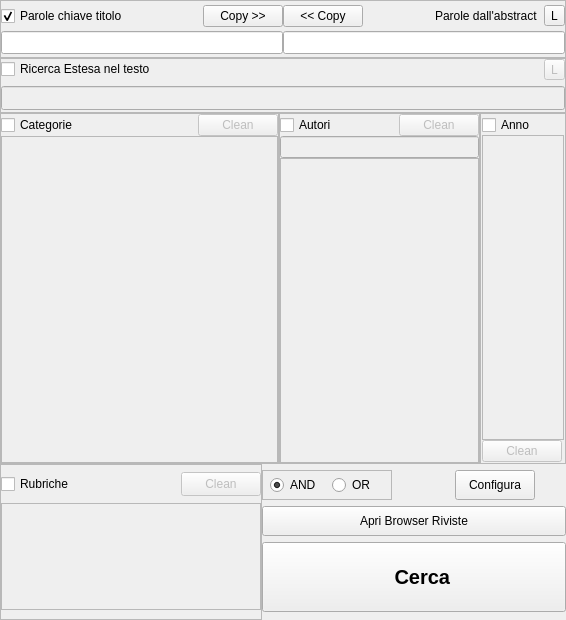
         <widget class="QFrame" name="frameRicerca">
          <property name="minimumSize">
           <size>
            <width>566</width>
            <height>0</height>
           </size>
          </property>
          <property name="frameShape">
           <enum>QFrame::NoFrame</enum>
          </property>
          <property name="frameShadow">
           <enum>QFrame::Plain</enum>
          </property>
          <property name="lineWidth">
           <number>0</number>
          </property>
          <layout class="QVBoxLayout" name="verticalLayout_2">
           <property name="spacing">
            <number>0</number>
           </property>
           <property name="margin">
            <number>0</number>
           </property>
           <item>
            <widget class="QFrame" name="frameParoleChiave">
             <property name="minimumSize">
              <size>
               <width>566</width>
               <height>58</height>
              </size>
             </property>
             <property name="maximumSize">
              <size>
               <width>566</width>
               <height>70</height>
              </size>
             </property>
             <property name="mouseTracking">
              <bool>true</bool>
             </property>
             <property name="focusPolicy">
              <enum>Qt::NoFocus</enum>
             </property>
             <property name="acceptDrops">
              <bool>true</bool>
             </property>
             <property name="frameShape">
              <enum>QFrame::StyledPanel</enum>
             </property>
             <property name="frameShadow">
              <enum>QFrame::Sunken</enum>
             </property>
             <layout class="QGridLayout" name="gridLayout_2">
              <property name="margin">
               <number>0</number>
              </property>
              <property name="spacing">
               <number>0</number>
              </property>
              <item row="2" column="0">
               <widget class="QLineEdit" name="ParoleChiave">
                <property name="sizePolicy">
                 <sizepolicy hsizetype="Expanding" vsizetype="Fixed">
                  <horstretch>0</horstretch>
                  <verstretch>0</verstretch>
                 </sizepolicy>
                </property>
                <property name="minimumSize">
                 <size>
                  <width>251</width>
                  <height>23</height>
                 </size>
                </property>
                <property name="maximumSize">
                 <size>
                  <width>16777215</width>
                  <height>16777215</height>
                 </size>
                </property>
               </widget>
              </item>
              <item row="2" column="1">
               <widget class="QLineEdit" name="ParoleChiaveAbstract">
                <property name="sizePolicy">
                 <sizepolicy hsizetype="Expanding" vsizetype="Fixed">
                  <horstretch>0</horstretch>
                  <verstretch>255</verstretch>
                 </sizepolicy>
                </property>
                <property name="minimumSize">
                 <size>
                  <width>251</width>
                  <height>23</height>
                 </size>
                </property>
                <property name="maximumSize">
                 <size>
                  <width>1000</width>
                  <height>16777215</height>
                 </size>
                </property>
               </widget>
              </item>
              <item row="0" column="0">
               <layout class="QHBoxLayout" name="horizontalLayout_4">
                <item>
                 <widget class="QCheckBox" name="Select_ParoleChiave">
                  <property name="sizePolicy">
                   <sizepolicy hsizetype="Minimum" vsizetype="Preferred">
                    <horstretch>0</horstretch>
                    <verstretch>0</verstretch>
                   </sizepolicy>
                  </property>
                  <property name="minimumSize">
                   <size>
                    <width>153</width>
                    <height>24</height>
                   </size>
                  </property>
                  <property name="maximumSize">
                   <size>
                    <width>180</width>
                    <height>16777215</height>
                   </size>
                  </property>
                  <property name="text">
                   <string>Parole chiave titolo</string>
                  </property>
                  <property name="checked">
                   <bool>true</bool>
                  </property>
                 </widget>
                </item>
                <item>
                 <spacer name="horizontalSpacer_12">
                  <property name="orientation">
                   <enum>Qt::Horizontal</enum>
                  </property>
                  <property name="sizeHint" stdset="0">
                   <size>
                    <width>40</width>
                    <height>20</height>
                   </size>
                  </property>
                 </spacer>
                </item>
                <item>
                 <widget class="QPushButton" name="CopiaADestra">
                  <property name="minimumSize">
                   <size>
                    <width>80</width>
                    <height>20</height>
                   </size>
                  </property>
                  <property name="maximumSize">
                   <size>
                    <width>80</width>
                    <height>16777215</height>
                   </size>
                  </property>
                  <property name="text">
                   <string>Copy &gt;&gt;</string>
                  </property>
                 </widget>
                </item>
               </layout>
              </item>
              <item row="0" column="1">
               <layout class="QHBoxLayout" name="horizontalLayout_5">
                <item>
                 <widget class="QPushButton" name="CopiaASinistra">
                  <property name="minimumSize">
                   <size>
                    <width>80</width>
                    <height>20</height>
                   </size>
                  </property>
                  <property name="maximumSize">
                   <size>
                    <width>80</width>
                    <height>16777215</height>
                   </size>
                  </property>
                  <property name="text">
                   <string>&lt;&lt; Copy</string>
                  </property>
                 </widget>
                </item>
                <item>
                 <spacer name="horizontalSpacer_9">
                  <property name="orientation">
                   <enum>Qt::Horizontal</enum>
                  </property>
                  <property name="sizeHint" stdset="0">
                   <size>
                    <width>40</width>
                    <height>20</height>
                   </size>
                  </property>
                 </spacer>
                </item>
                <item>
                 <widget class="QLabel" name="label_5">
                  <property name="minimumSize">
                   <size>
                    <width>0</width>
                    <height>24</height>
                   </size>
                  </property>
                  <property name="maximumSize">
                   <size>
                    <width>180</width>
                    <height>16777215</height>
                   </size>
                  </property>
                  <property name="text">
                   <string>Parole dall'abstract  </string>
                  </property>
                 </widget>
                </item>
                <item>
                 <widget class="QToolButton" name="SelectLogicalTitolo">
                  <property name="text">
                   <string>L</string>
                  </property>
                 </widget>
                </item>
               </layout>
              </item>
             </layout>
            </widget>
           </item>
           <item>
            <widget class="QFrame" name="FrameRicercaEstesa">
             <property name="enabled">
              <bool>true</bool>
             </property>
             <property name="minimumSize">
              <size>
               <width>566</width>
               <height>55</height>
              </size>
             </property>
             <property name="maximumSize">
              <size>
               <width>566</width>
               <height>56</height>
              </size>
             </property>
             <property name="frameShape">
              <enum>QFrame::StyledPanel</enum>
             </property>
             <property name="frameShadow">
              <enum>QFrame::Raised</enum>
             </property>
             <property name="lineWidth">
              <number>1</number>
             </property>
             <layout class="QGridLayout" name="gridLayout_3">
              <property name="margin">
               <number>0</number>
              </property>
              <item row="0" column="0">
               <widget class="QCheckBox" name="Select_RicercaTesto">
                <property name="minimumSize">
                 <size>
                  <width>24</width>
                  <height>0</height>
                 </size>
                </property>
                <property name="text">
                 <string>Ricerca Estesa nel testo</string>
                </property>
               </widget>
              </item>
              <item row="1" column="0" colspan="2">
               <widget class="QLineEdit" name="ParoleChiaveTesto">
                <property name="enabled">
                 <bool>false</bool>
                </property>
                <property name="minimumSize">
                 <size>
                  <width>0</width>
                  <height>24</height>
                 </size>
                </property>
               </widget>
              </item>
              <item row="0" column="1">
               <widget class="QToolButton" name="SelectLogical">
                <property name="enabled">
                 <bool>false</bool>
                </property>
                <property name="text">
                 <string>L</string>
                </property>
               </widget>
              </item>
             </layout>
            </widget>
           </item>
           <item>
            <widget class="QFrame" name="frame_2">
             <property name="minimumSize">
              <size>
               <width>566</width>
               <height>351</height>
              </size>
             </property>
             <property name="maximumSize">
              <size>
               <width>566</width>
               <height>16777215</height>
              </size>
             </property>
             <property name="frameShape">
              <enum>QFrame::NoFrame</enum>
             </property>
             <property name="frameShadow">
              <enum>QFrame::Plain</enum>
             </property>
             <property name="lineWidth">
              <number>0</number>
             </property>
             <layout class="QHBoxLayout" name="horizontalLayout">
              <property name="spacing">
               <number>0</number>
              </property>
              <property name="margin">
               <number>0</number>
              </property>
              <item>
               <widget class="QFrame" name="frameCategoria">
                <property name="minimumSize">
                 <size>
                  <width>250</width>
                  <height>341</height>
                 </size>
                </property>
                <property name="maximumSize">
                 <size>
                  <width>16777215</width>
                  <height>16777215</height>
                 </size>
                </property>
                <property name="frameShape">
                 <enum>QFrame::StyledPanel</enum>
                </property>
                <property name="frameShadow">
                 <enum>QFrame::Raised</enum>
                </property>
                <layout class="QGridLayout" name="gridLayout_6">
                 <property name="margin">
                  <number>0</number>
                 </property>
                 <property name="spacing">
                  <number>0</number>
                 </property>
                 <item row="0" column="0">
                  <widget class="QCheckBox" name="Select_RicercaCategoria">
                   <property name="text">
                    <string>Categorie</string>
                   </property>
                  </widget>
                 </item>
                 <item row="0" column="2">
                  <widget class="QPushButton" name="CleanCategorie">
                   <property name="enabled">
                    <bool>false</bool>
                   </property>
                   <property name="text">
                    <string>Clean</string>
                   </property>
                  </widget>
                 </item>
                 <item row="0" column="1">
                  <spacer name="horizontalSpacer">
                   <property name="orientation">
                    <enum>Qt::Horizontal</enum>
                   </property>
                   <property name="sizeHint" stdset="0">
                    <size>
                     <width>40</width>
                     <height>20</height>
                    </size>
                   </property>
                  </spacer>
                 </item>
                 <item row="1" column="0" colspan="3">
                  <widget class="QListWidget" name="ListaCategorie">
                   <property name="enabled">
                    <bool>false</bool>
                   </property>
                   <property name="minimumSize">
                    <size>
                     <width>200</width>
                     <height>300</height>
                    </size>
                   </property>
                   <property name="maximumSize">
                    <size>
                     <width>16777215</width>
                     <height>1000000</height>
                    </size>
                   </property>
                   <property name="selectionMode">
                    <enum>QAbstractItemView::MultiSelection</enum>
                   </property>
                   <property name="selectionRectVisible">
                    <bool>true</bool>
                   </property>
                  </widget>
                 </item>
                </layout>
               </widget>
              </item>
              <item>
               <widget class="QFrame" name="FrameAutori">
                <property name="enabled">
                 <bool>true</bool>
                </property>
                <property name="minimumSize">
                 <size>
                  <width>201</width>
                  <height>341</height>
                 </size>
                </property>
                <property name="maximumSize">
                 <size>
                  <width>201</width>
                  <height>16777215</height>
                 </size>
                </property>
                <property name="frameShape">
                 <enum>QFrame::StyledPanel</enum>
                </property>
                <property name="frameShadow">
                 <enum>QFrame::Raised</enum>
                </property>
                <layout class="QGridLayout" name="gridLayout_12">
                 <property name="margin">
                  <number>0</number>
                 </property>
                 <property name="spacing">
                  <number>0</number>
                 </property>
                 <item row="0" column="0">
                  <widget class="QCheckBox" name="Select_ListaAutori">
                   <property name="text">
                    <string>Autori</string>
                   </property>
                  </widget>
                 </item>
                 <item row="1" column="0" colspan="3">
                  <widget class="QLineEdit" name="FiltroAutori">
                   <property name="enabled">
                    <bool>false</bool>
                   </property>
                  </widget>
                 </item>
                 <item row="0" column="1">
                  <spacer name="horizontalSpacer_2">
                   <property name="orientation">
                    <enum>Qt::Horizontal</enum>
                   </property>
                   <property name="sizeHint" stdset="0">
                    <size>
                     <width>40</width>
                     <height>20</height>
                    </size>
                   </property>
                  </spacer>
                 </item>
                 <item row="2" column="0" colspan="3">
                  <widget class="QListWidget" name="ListaAutori">
                   <property name="enabled">
                    <bool>false</bool>
                   </property>
                   <property name="selectionMode">
                    <enum>QAbstractItemView::MultiSelection</enum>
                   </property>
                  </widget>
                 </item>
                 <item row="0" column="2">
                  <widget class="QPushButton" name="CleanAutori">
                   <property name="enabled">
                    <bool>false</bool>
                   </property>
                   <property name="text">
                    <string>Clean</string>
                   </property>
                  </widget>
                 </item>
                </layout>
               </widget>
              </item>
              <item>
               <widget class="QFrame" name="FrameAnno">
                <property name="enabled">
                 <bool>true</bool>
                </property>
                <property name="minimumSize">
                 <size>
                  <width>81</width>
                  <height>341</height>
                 </size>
                </property>
                <property name="maximumSize">
                 <size>
                  <width>86</width>
                  <height>16777215</height>
                 </size>
                </property>
                <property name="frameShape">
                 <enum>QFrame::StyledPanel</enum>
                </property>
                <property name="frameShadow">
                 <enum>QFrame::Raised</enum>
                </property>
                <layout class="QGridLayout" name="gridLayout_11">
                 <property name="horizontalSpacing">
                  <number>1</number>
                 </property>
                 <property name="verticalSpacing">
                  <number>0</number>
                 </property>
                 <property name="margin">
                  <number>1</number>
                 </property>
                 <item row="3" column="0" colspan="2">
                  <widget class="QListWidget" name="ListaAnni">
                   <property name="enabled">
                    <bool>false</bool>
                   </property>
                   <property name="font">
                    <font>
                     <pointsize>9</pointsize>
                    </font>
                   </property>
                   <property name="alternatingRowColors">
                    <bool>false</bool>
                   </property>
                   <property name="selectionMode">
                    <enum>QAbstractItemView::MultiSelection</enum>
                   </property>
                  </widget>
                 </item>
                 <item row="1" column="0">
                  <widget class="QCheckBox" name="Select_Anno">
                   <property name="enabled">
                    <bool>true</bool>
                   </property>
                   <property name="text">
                    <string>Anno</string>
                   </property>
                  </widget>
                 </item>
                 <item row="3" column="2">
                  <spacer name="horizontalSpacer_8">
                   <property name="orientation">
                    <enum>Qt::Horizontal</enum>
                   </property>
                   <property name="sizeHint" stdset="0">
                    <size>
                     <width>40</width>
                     <height>20</height>
                    </size>
                   </property>
                  </spacer>
                 </item>
                 <item row="4" column="0">
                  <widget class="QPushButton" name="CleanAnni">
                   <property name="enabled">
                    <bool>false</bool>
                   </property>
                   <property name="text">
                    <string>Clean</string>
                   </property>
                  </widget>
                 </item>
                </layout>
               </widget>
              </item>
             </layout>
            </widget>
           </item>
           <item>
            <widget class="QFrame" name="frame_3">
             <property name="minimumSize">
              <size>
               <width>566</width>
               <height>156</height>
              </size>
             </property>
             <property name="maximumSize">
              <size>
               <width>566</width>
               <height>156</height>
              </size>
             </property>
             <property name="frameShape">
              <enum>QFrame::NoFrame</enum>
             </property>
             <property name="frameShadow">
              <enum>QFrame::Plain</enum>
             </property>
             <layout class="QHBoxLayout" name="horizontalLayout_2">
              <property name="spacing">
               <number>0</number>
              </property>
              <property name="sizeConstraint">
               <enum>QLayout::SetNoConstraint</enum>
              </property>
              <property name="margin">
               <number>0</number>
              </property>
              <item>
               <widget class="QFrame" name="FrameRubriche">
                <property name="minimumSize">
                 <size>
                  <width>160</width>
                  <height>137</height>
                 </size>
                </property>
                <property name="maximumSize">
                 <size>
                  <width>262</width>
                  <height>16777215</height>
                 </size>
                </property>
                <property name="frameShape">
                 <enum>QFrame::StyledPanel</enum>
                </property>
                <property name="frameShadow">
                 <enum>QFrame::Raised</enum>
                </property>
                <layout class="QGridLayout" name="gridLayout_8">
                 <property name="margin">
                  <number>0</number>
                 </property>
                 <property name="spacing">
                  <number>0</number>
                 </property>
                 <item row="0" column="0">
                  <widget class="QCheckBox" name="Select_Rubriche">
                   <property name="maximumSize">
                    <size>
                     <width>16777215</width>
                     <height>24</height>
                    </size>
                   </property>
                   <property name="text">
                    <string>Rubriche</string>
                   </property>
                  </widget>
                 </item>
                 <item row="0" column="3">
                  <widget class="QPushButton" name="CleanRubriche">
                   <property name="enabled">
                    <bool>false</bool>
                   </property>
                   <property name="maximumSize">
                    <size>
                     <width>16777215</width>
                     <height>24</height>
                    </size>
                   </property>
                   <property name="text">
                    <string>Clean</string>
                   </property>
                  </widget>
                 </item>
                 <item row="1" column="0" colspan="4">
                  <widget class="QListWidget" name="ListaRubriche">
                   <property name="enabled">
                    <bool>false</bool>
                   </property>
                   <property name="minimumSize">
                    <size>
                     <width>0</width>
                     <height>97</height>
                    </size>
                   </property>
                   <property name="maximumSize">
                    <size>
                     <width>1000</width>
                     <height>107</height>
                    </size>
                   </property>
                   <property name="selectionMode">
                    <enum>QAbstractItemView::MultiSelection</enum>
                   </property>
                  </widget>
                 </item>
                 <item row="0" column="1">
                  <spacer name="horizontalSpacer_4">
                   <property name="orientation">
                    <enum>Qt::Horizontal</enum>
                   </property>
                   <property name="sizeHint" stdset="0">
                    <size>
                     <width>40</width>
                     <height>20</height>
                    </size>
                   </property>
                  </spacer>
                 </item>
                </layout>
               </widget>
              </item>
              <item>
               <widget class="QFrame" name="frame_4">
                <property name="minimumSize">
                 <size>
                  <width>260</width>
                  <height>137</height>
                 </size>
                </property>
                <property name="frameShape">
                 <enum>QFrame::NoFrame</enum>
                </property>
                <property name="frameShadow">
                 <enum>QFrame::Raised</enum>
                </property>
                <layout class="QGridLayout" name="gridLayout_7">
                 <property name="margin">
                  <number>0</number>
                 </property>
                 <property name="spacing">
                  <number>0</number>
                 </property>
                 <item row="2" column="0">
                  <widget class="QFrame" name="AND_OR_Frame">
                   <property name="enabled">
                    <bool>true</bool>
                   </property>
                   <property name="minimumSize">
                    <size>
                     <width>130</width>
                     <height>30</height>
                    </size>
                   </property>
                   <property name="maximumSize">
                    <size>
                     <width>16777215</width>
                     <height>50</height>
                    </size>
                   </property>
                   <property name="toolTip">
                    <string>&lt;!DOCTYPE HTML PUBLIC &quot;-//W3C//DTD HTML 4.0//EN&quot; &quot;http://www.w3.org/TR/REC-html40/strict.dtd&quot;&gt;
&lt;html&gt;&lt;head&gt;&lt;meta name=&quot;qrichtext&quot; content=&quot;1&quot; /&gt;&lt;style type=&quot;text/css&quot;&gt;
p, li { white-space: pre-wrap; }
&lt;/style&gt;&lt;/head&gt;&lt;body style=&quot; font-family:'Sans Serif'; font-size:9pt; font-weight:400; font-style:normal;&quot;&gt;
&lt;p style=&quot; margin-top:0px; margin-bottom:0px; margin-left:0px; margin-right:0px; -qt-block-indent:0; text-indent:0px;&quot;&gt;Selezione&lt;/p&gt;
&lt;p style=&quot;-qt-paragraph-type:empty; margin-top:0px; margin-bottom:0px; margin-left:0px; margin-right:0px; -qt-block-indent:0; text-indent:0px;&quot;&gt;&lt;/p&gt;
&lt;p style=&quot; margin-top:0px; margin-bottom:0px; margin-left:0px; margin-right:0px; -qt-block-indent:0; text-indent:0px;&quot;&gt;&lt;span style=&quot; font-weight:600;&quot;&gt;AND&lt;/span&gt; [&lt;span style=&quot; text-decoration: underline;&quot;&gt;consigliato&lt;/span&gt;]: tutte le condizioni di ricerca devono essere soddisfatte.&lt;/p&gt;
&lt;p style=&quot;-qt-paragraph-type:empty; margin-top:0px; margin-bottom:0px; margin-left:0px; margin-right:0px; -qt-block-indent:0; text-indent:0px;&quot;&gt;&lt;/p&gt;
&lt;p style=&quot; margin-top:0px; margin-bottom:0px; margin-left:0px; margin-right:0px; -qt-block-indent:0; text-indent:0px;&quot;&gt;&lt;span style=&quot; font-weight:600;&quot;&gt;OR&lt;/span&gt;: almeno una delle condizioni di ricerca deve essere soddisfatta.&lt;/p&gt;&lt;/body&gt;&lt;/html&gt;</string>
                   </property>
                   <property name="frameShape">
                    <enum>QFrame::StyledPanel</enum>
                   </property>
                   <property name="frameShadow">
                    <enum>QFrame::Raised</enum>
                   </property>
                   <layout class="QHBoxLayout" name="horizontalLayout_3">
                    <property name="margin">
                     <number>1</number>
                    </property>
                    <item>
                     <widget class="QRadioButton" name="AND_Button">
                      <property name="maximumSize">
                       <size>
                        <width>50</width>
                        <height>50</height>
                       </size>
                      </property>
                      <property name="text">
                       <string>AND</string>
                      </property>
                      <property name="checked">
                       <bool>true</bool>
                      </property>
                     </widget>
                    </item>
                    <item>
                     <widget class="QRadioButton" name="OR_Button">
                      <property name="maximumSize">
                       <size>
                        <width>50</width>
                        <height>16777215</height>
                       </size>
                      </property>
                      <property name="text">
                       <string>OR</string>
                      </property>
                     </widget>
                    </item>
                   </layout>
                  </widget>
                 </item>
                 <item row="2" column="3">
                  <widget class="QPushButton" name="Configura">
                   <property name="enabled">
                    <bool>true</bool>
                   </property>
                   <property name="maximumSize">
                    <size>
                     <width>16777215</width>
                     <height>30</height>
                    </size>
                   </property>
                   <property name="contextMenuPolicy">
                    <enum>Qt::NoContextMenu</enum>
                   </property>
                   <property name="text">
                    <string>Configura</string>
                   </property>
                   <property name="icon">
                    <iconset resource="crystal.qrc">
                     <normaloff>:/icons/crystal/configure-256.png</normaloff>:/icons/crystal/configure-256.png</iconset>
                   </property>
                  </widget>
                 </item>
                 <item row="5" column="0" colspan="5">
                  <widget class="QPushButton" name="Cerca">
                   <property name="minimumSize">
                    <size>
                     <width>230</width>
                     <height>30</height>
                    </size>
                   </property>
                   <property name="maximumSize">
                    <size>
                     <width>16777215</width>
                     <height>70</height>
                    </size>
                   </property>
                   <property name="font">
                    <font>
                     <pointsize>15</pointsize>
                     <weight>75</weight>
                     <bold>true</bold>
                     <strikeout>false</strikeout>
                    </font>
                   </property>
                   <property name="text">
                    <string>   Cerca</string>
                   </property>
                   <property name="icon">
                    <iconset resource="icons.qrc">
                     <normaloff>:/icons/icons/128x128/apps/lescienze500.png</normaloff>:/icons/icons/128x128/apps/lescienze500.png</iconset>
                   </property>
                   <property name="iconSize">
                    <size>
                     <width>40</width>
                     <height>40</height>
                    </size>
                   </property>
                   <property name="flat">
                    <bool>false</bool>
                   </property>
                  </widget>
                 </item>
                 <item row="4" column="0" colspan="5">
                  <widget class="QPushButton" name="ApriBrowserCopertine">
                   <property name="minimumSize">
                    <size>
                     <width>230</width>
                     <height>0</height>
                    </size>
                   </property>
                   <property name="maximumSize">
                    <size>
                     <width>16777215</width>
                     <height>30</height>
                    </size>
                   </property>
                   <property name="text">
                    <string>Apri Browser Riviste</string>
                   </property>
                   <property name="icon">
                    <iconset resource="crystal.qrc">
                     <normaloff>:/icons/crystal/bookmarks-organize.png</normaloff>:/icons/crystal/bookmarks-organize.png</iconset>
                   </property>
                  </widget>
                 </item>
                </layout>
               </widget>
              </item>
             </layout>
            </widget>
           </item>
          </layout>
         </widget>
